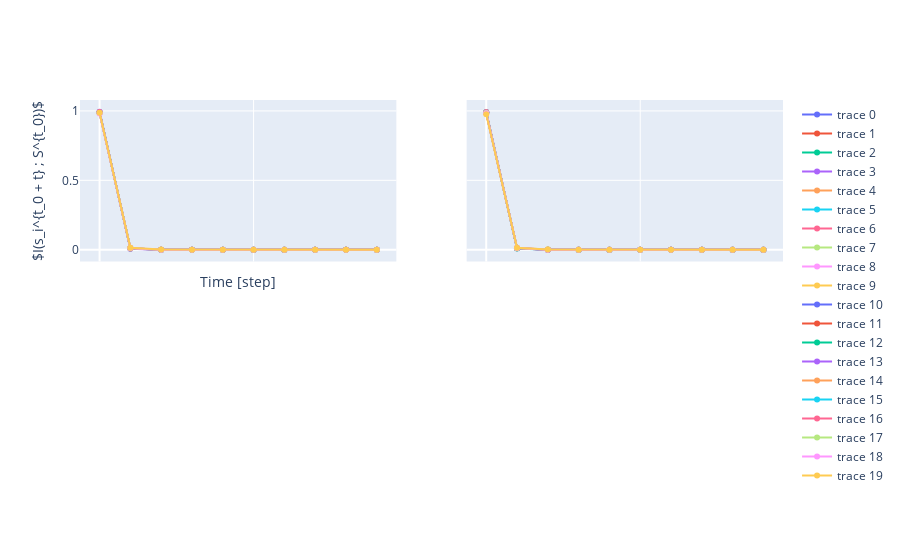

Notebook cell for this chart:
### Code cell
from plotly.subplots import make_subplots

fig = make_subplots(2, 2, shared_xaxes = True,\
                   shared_yaxes = True)
for idx, mi in enumerate(mis):
    lines = []
    for node in range(models[idx].nNodes):
        line = go.Scatter(y = mi[:, node])
        lines.append(line)
    
    r, c = np.unravel_index(idx, (2, 2))
    fig.add_traces(lines, cols = c + 1, rows = r + 1)
fig.update_layout(xaxis = dict(title = 'Time [step]'),\
                 yaxis = dict(title = '$I(s_i^{t_0 + t} ; S^{t_0})$'))
fig.show()

### Figure 1 — Plotly figure (JSON) as saved in the notebook; plotly's stock layout.template omitted (floating-point values rounded to 4 significant figures)
{"data": [{"type": "scatter", "xaxis": "x", "y": [0.9887, 0.01039, 0.0009425, 0.0007064, 0.0007128, 0.0006659, 0.0005945, 0.0007815, 0.0006344, 0.0007], "yaxis": "y"}, {"type": "scatter", "xaxis": "x", "y": [0.988, 0.01063, 0.0008839, 0.0007042, 0.0006217, 0.0007143, 0.000635, 0.0007477, 0.0006606, 0.000676], "yaxis": "y"}, {"type": "scatter", "xaxis": "x", "y": [0.9877, 0.01171, 0.0009541, 0.0007689, 0.0007871, 0.0007273, 0.0006857, 0.0007602, 0.0007079, 0.0007483], "yaxis": "y"}, {"type": "scatter", "xaxis": "x", "y": [0.9936, 0.006962, 0.0008197, 0.0006703, 0.0007312, 0.0007536, 0.000663, 0.0008157, 0.0007203, 0.0007958], "yaxis": "y"}, {"type": "scatter", "xaxis": "x", "y": [0.9879, 0.01148, 0.0009022, 0.0007003, 0.0006934, 0.0006589, 0.0006902, 0.0007383, 0.0007682, 0.0006934], "yaxis": "y"}, {"type": "scatter", "xaxis": "x", "y": [0.9903, 0.008855, 0.0007503, 0.0007175, 0.0007364, 0.0007598, 0.0006839, 0.0007464, 0.0007324, 0.0006902], "yaxis": "y"}, {"type": "scatter", "xaxis": "x", "y": [0.9914, 0.008523, 0.0008518, 0.000729, 0.00072, 0.0007448, 0.0006415, 0.0007276, 0.0007325, 0.0007591], "yaxis": "y"}, {"type": "scatter", "xaxis": "x", "y": [0.9855, 0.01169, 0.0009272, 0.0006896, 0.0006978, 0.0007139, 0.0006545, 0.0007948, 0.000703, 0.0007095], "yaxis": "y"}, {"type": "scatter", "xaxis": "x", "y": [0.9808, 0.01258, 0.0008812, 0.0007002, 0.0007499, 0.0007097, 0.0007021, 0.0007097, 0.0007511, 0.0007237], "yaxis": "y"}, {"type": "scatter", "xaxis": "x", "y": [0.9865, 0.01469, 0.001031, 0.0006606, 0.0007541, 0.0006894, 0.0006663, 0.0007376, 0.0007796, 0.0007444], "yaxis": "y"}, {"type": "scatter", "xaxis": "x2", "y": [0.9886, 0.01003, 0.0009117, 0.0007465, 0.0007326, 0.0007372, 0.0007389, 0.0007303, 0.0006825, 0.0006808], "yaxis": "y2"}, {"type": "scatter", "xaxis": "x2", "y": [0.9878, 0.01132, 0.0009156, 0.0007457, 0.0006713, 0.0006594, 0.0007332, 0.0006933, 0.0006675, 0.0006912], "yaxis": "y2"}, {"type": "scatter", "xaxis": "x2", "y": [0.9872, 0.01153, 0.0009456, 0.0007382, 0.0007059, 0.0006865, 0.0007153, 0.0006772, 0.0006073, 0.0006604], "yaxis": "y2"}, {"type": "scatter", "xaxis": "x2", "y": [0.9861, 0.0118, 0.0009074, 0.0007078, 0.0006744, 0.0007067, 0.0006742, 0.0006326, 0.00062, 0.0006716], "yaxis": "y2"}, {"type": "scatter", "xaxis": "x2", "y": [0.9847, 0.01289, 0.0009948, 0.0007355, 0.0007469, 0.0007376, 0.0006851, 0.0007056, 0.0006936, 0.0007709], "yaxis": "y2"}, {"type": "scatter", "xaxis": "x2", "y": [0.9922, 0.0089, 0.0007936, 0.0007687, 0.0007059, 0.000736, 0.000735, 0.00076, 0.0006714, 0.0007107], "yaxis": "y2"}, {"type": "scatter", "xaxis": "x2", "y": [0.9926, 0.01053, 0.0008376, 0.0007068, 0.0007307, 0.0006678, 0.0006908, 0.0006729, 0.000704, 0.0006993], "yaxis": "y2"}, {"type": "scatter", "xaxis": "x2", "y": [0.9865, 0.01173, 0.0009738, 0.0007244, 0.0007049, 0.000709, 0.0006865, 0.0006809, 0.0006925, 0.0007656], "yaxis": "y2"}, {"type": "scatter", "xaxis": "x2", "y": [0.9838, 0.01338, 0.0009509, 0.000699, 0.0007698, 0.0006598, 0.0006566, 0.0007199, 0.0007281, 0.0006378], "yaxis": "y2"}, {"type": "scatter", "xaxis": "x2", "y": [0.977, 0.01444, 0.0009981, 0.0007682, 0.000725, 0.0007312, 0.0007305, 0.0007816, 0.0007016, 0.000704], "yaxis": "y2"}], "layout": {"autosize": true, "xaxis": {"anchor": "y", "autorange": true, "domain": [0, 0.45], "matches": "x3", "range": [-0.6896, 9.69], "showticklabels": false, "title": {"text": "Time [step]"}}, "xaxis2": {"anchor": "y2", "autorange": true, "domain": [0.55, 1], "matches": "x4", "range": [-0.6896, 9.69], "showticklabels": false}, "xaxis3": {"anchor": "y3", "domain": [0, 0.45], "range": [-0.6896, 9.69]}, "xaxis4": {"anchor": "y4", "domain": [0.55, 1], "range": [-0.6896, 9.69]}, "yaxis": {"anchor": "x", "autorange": true, "domain": [0.575, 1], "range": [-0.09777, 1.092], "title": {"text": "$I(s_i^{t_0 + t} ; S^{t_0})$"}, "type": "linear"}, "yaxis2": {"anchor": "x2", "autorange": true, "domain": [0.575, 1], "matches": "y", "range": [-0.09777, 1.092], "showticklabels": false, "type": "linear"}, "yaxis3": {"anchor": "x3", "domain": [0, 0.425]}, "yaxis4": {"anchor": "x4", "domain": [0, 0.425], "matches": "y3", "showticklabels": false}}}
